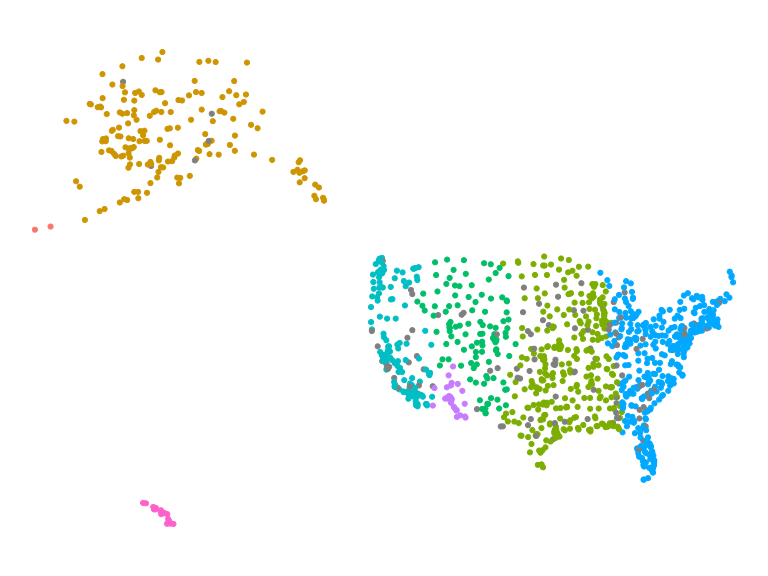

Here is the R script that generated this plot:
library(dplyr)
library(readr)
library(purrr)
library(ggplot2)

# TODO: remove UTF-8 characters from airports.dat
#
# R CMD check results:
#
# > checking data for non-ASCII characters ... NOTE
#     Note: found 5 marked UTF-8 strings
#
if (!file.exists("data-raw/airports.dat")) {
  download.file(
    "https://raw.githubusercontent.com/jpatokal/openflights/master/data/airports.dat",
    "data-raw/airports.dat"
  )
}

raw <- read_csv("data-raw/airports.dat",
  col_names = c(
    "id", "name", "city", "country", "faa", "icao", "lat", "lon", "alt", "tz", "dst", "tzone"
  ),
  na = "\\N"
)

airports <- raw %>%
  filter(country == "United States", faa != "") %>%
  select(faa, name, lat, lon, alt, tz, dst, tzone) %>%
  group_by(faa) %>%
  slice(1) %>%
  ungroup() # take first if duplicated


# Verify the results
airports %>%
  filter(lon < 0) %>%
  ggplot(aes(lon, lat)) +
  geom_point(aes(colour = factor(tzone)), show.legend = FALSE) +
  coord_quickmap() +
  theme_void()
ggsave("data-raw/airports.svg", width = 8, height = 6)

write_csv(airports, "data-raw/airports.csv")
save(airports, file = "data/airports.rda", version = 2)
